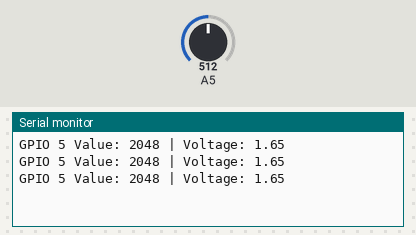
This sketch was run on a simulated Arduino Zero (SAMD21). Parts: the last lines printed to the serial monitor. The inputs (shaded band) are chosen by the test bench; at power-on: A5 = 512 (analog values on the 0–1023 scale).

Above: at 1.3 s.
1.4 s: A5 set to 716
At 1.9 s:
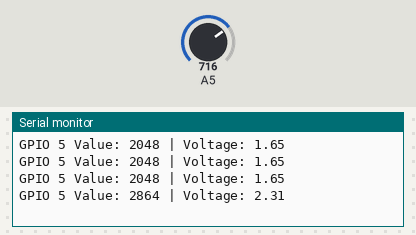
2.9 s: A5 set to 900
At 3.4 s:
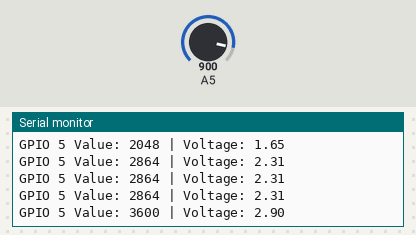
Timing chart, 0 to 5.9 s (numbered marks = the images above; inputs shaded):
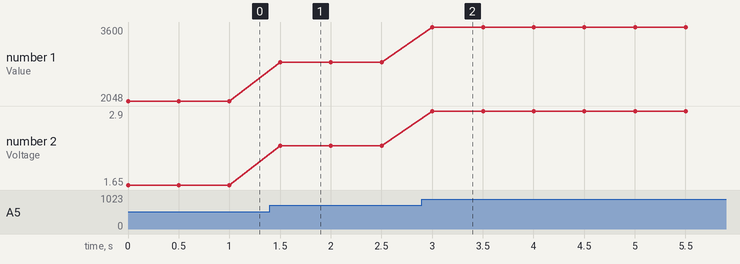

Measured:
- after the input at 1.4 s, the serial monitor: prints a new line after 0.10 s (image 1)
- after the input at 2.9 s, the serial monitor: prints a new line after 0.10 s (image 2)
- plotted number 1: 2048 → 2864 after the input at 1.4 s, 2864 → 3600 after the input at 2.9 s
- plotted number 2: 1.65 → 2.31 after the input at 1.4 s, 2.31 → 2.9 after the input at 2.9 s

The sketch:

cds_test.ino
```cpp
void setup() {
  Serial.begin(115200);
  // ADC resolution to 12 bits (0-4095)
  analogReadResolution(12);
}

void loop() {
  // Read analog value from GPIO 5
  int sensorValue = analogRead(5);
  // Convert the analog value to voltage (assuming 3.3V reference)
  float voltage = sensorValue * (3.3 / 4095.0);

  Serial.print("GPIO 5 Value: ");
  Serial.print(sensorValue);
  Serial.print(" | Voltage: ");
  Serial.println(voltage);

  delay(500);
}
```
